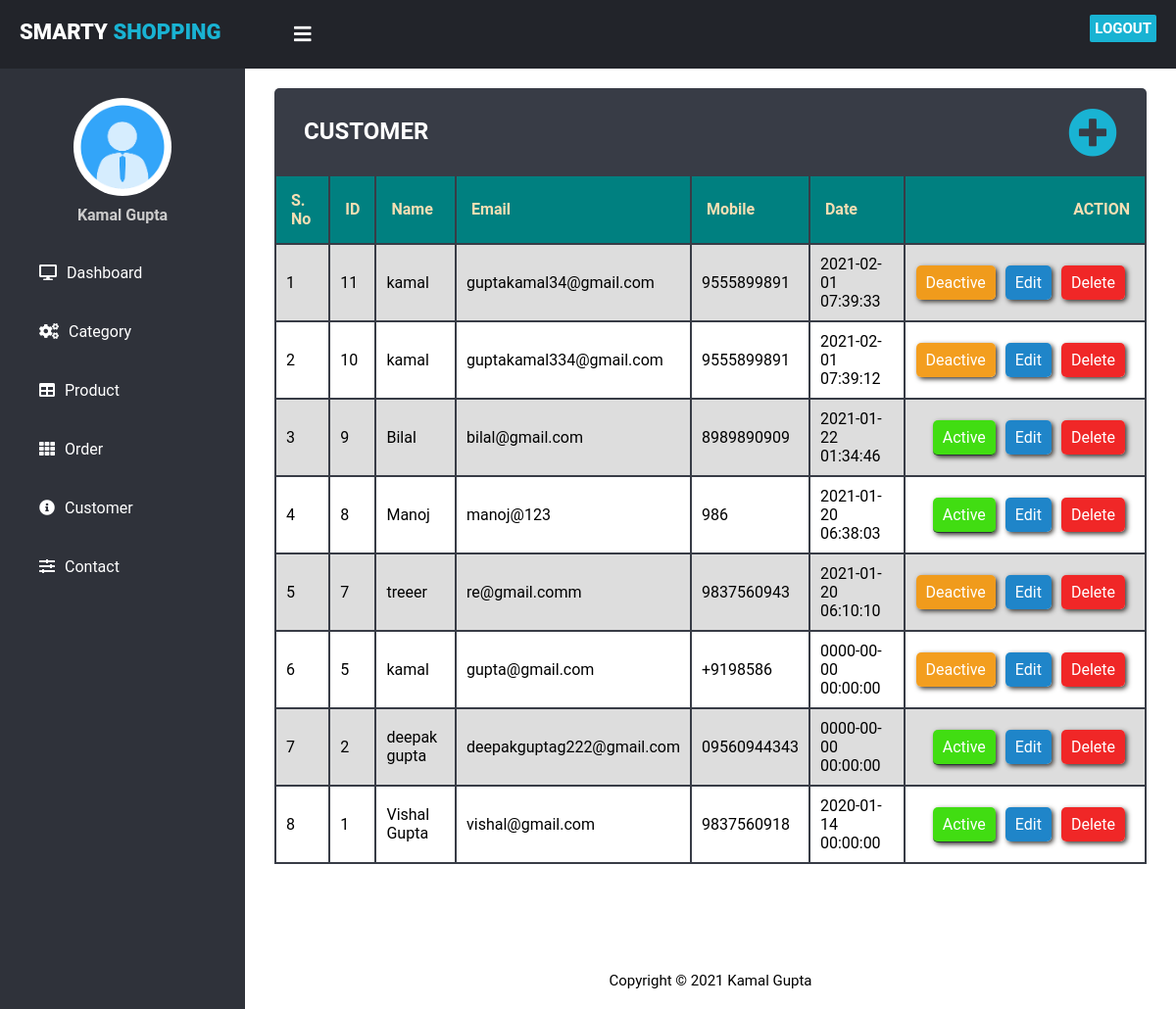
Page /AdminSmartyShopping/customer.php (signed in) on the earlier database version.
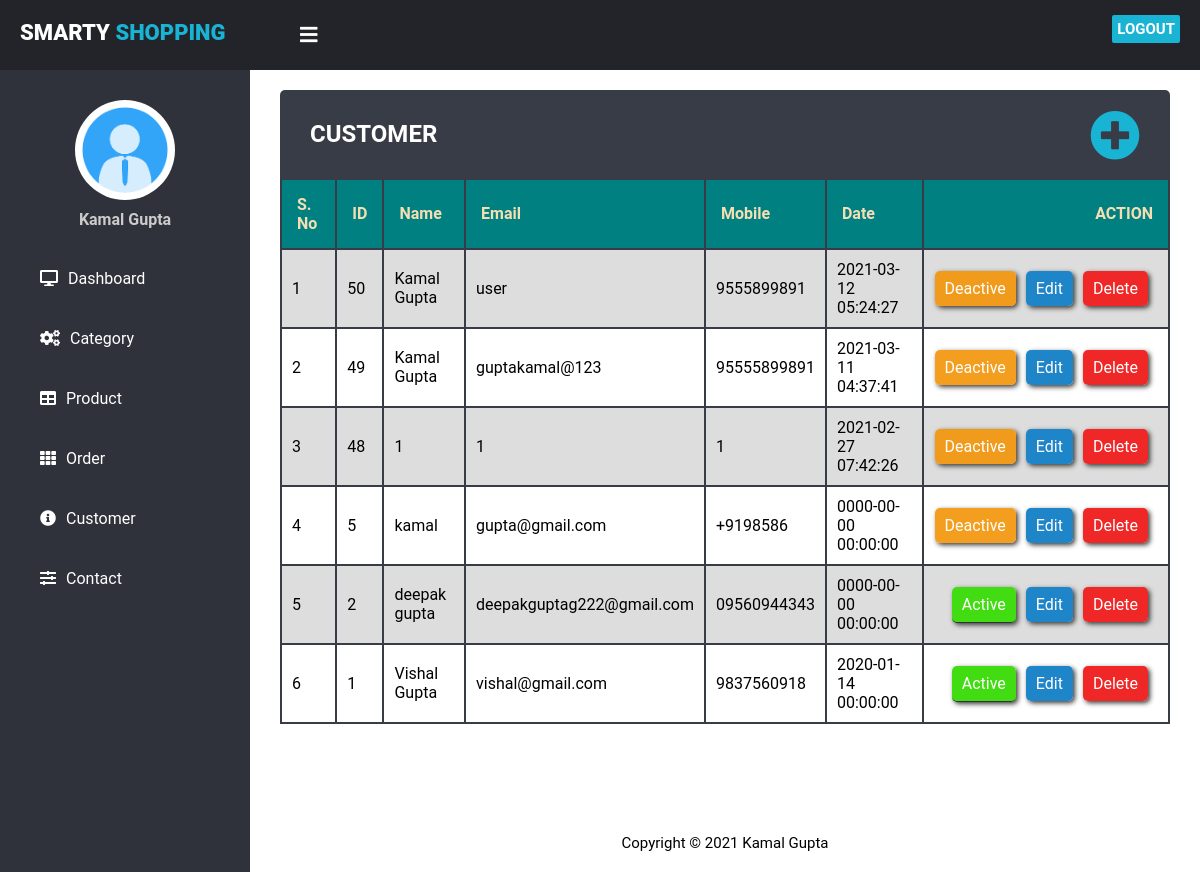
Same page on the later database version.
### tables this page shows
CREATE TABLE `users` (
  `id` int(11) NOT NULL,
  `name` varchar(255) NOT NULL,
  `password` varchar(50) NOT NULL,
  `email` varchar(50) NOT NULL,
  `mobile` varchar(15) NOT NULL,
  `address` varchar(200) NOT NULL,
  `added_on` datetime NOT NULL,
  `status` tinyint(4) NOT NULL
);

### AdminSmartyShopping/customer.php (the view, shortened to what this page needs)
<?php
  require('top.php');
$sql="select * from users order by id desc";
$res=mysqli_query($con,$sql);
$count=mysqli_num_rows($res);
?>
    <div class="content">
        <div class="content-header">
            <div class="subheader">
                <h2>CUSTOMER</h2>
                <a href="manage-customer.php"><i class="fa fa-plus-circle" aria-hidden="true"></i></a>
            </div>
            <table>
                <tr>
                    <th>S. No </th>
                    <th>ID</th>
                    <th>Name</th>
                    <th>Email</th>
                    <th>Mobile</th>
                    <th>Date</th>
                    <th ><div class="action-body">ACTION</div></th>
                </tr>
                <?php
                if($count>0){
                $i=1;
                while($row=mysqli_fetch_assoc($res)){
                ?>
                <tr>
                    <td><?php echo $i;?></td>
                    <td><?php echo $row['id'];?></td>
                    <td><?php echo $row['name'];?></td>
                    <td><?php echo $row['email'];?></td>
                    <td><?php echo $row['mobile'];?></td>
                    <td><?php echo $row['added_on'];?></td>
                    <td ><div class="action-body">
                    <?php
                    if($row['status']==1){
                        echo "<span class='btn active'><a href='?type=status&operation=deactive&id=".$row['id']."'>Active</a></span>";
                    }else{
                        echo"<span class='btn deactive'><a href='?type=status&operation=active&id=".$row['id']."' >Deactive</a></span>";
                    }
                        echo "<span class='btn edit'><a href='manage-customer.php?id=".$row['id']."'>Edit</a></span>";
                        echo "<span class='btn delete'><a href='?type=delete&id=".$row['id']."' onclick='alertbox()'>Delete</a></span>";
                        ?></div>
                    </td>
                </tr>
                <?php
                  $i++;
                  }  } else {
                  ?>
                  <tr>
                     <td colspan="7" align="center">No Records Found!</td>
                  </tr>
                  <?php
                     }
                  ?>
            </table>
        </div>
    </div>
 <?php
  include('footer.php');
?>

### AdminSmartyShopping/top.php (shortened to what this page needs)
<!DOCTYPE html>
<html lang="en" dir="ltr">
  <head>
    <link rel="stylesheet" href="css/style.css">
    <link rel="stylesheet" href="https://cdnjs.cloudflare.com/ajax/libs/font-awesome/5.12.1/css/all.min.css">
  </head>
  <body>
    <header>
        <label for="check">
          <i class="fas fa-bars" id="sidebar_btn"></i>
        </label>
        <div class="left_area">
          <h3>Smarty <span>Shopping</span></h3>
        </div>
        <div class="right_area">
          <a href="logout.php" class="logout_btn">Logout</a>
        </div>
    </header>
    <div class="sidebar" id="sidebar">
      <div class="profile_info">
        <img src="../media/admin/admin1.png" class="profile_image" alt="">
        <h4><?php echo $_SESSION['ADMIN_NAME']; ?></h4>
      </div>
      <a href="index.php" class="a"><i class="fas fa-desktop"></i><span>Dashboard</span></a>
      <a href="category.php" class="a"><i class="fas fa-cogs"></i><span>Category</span></a>
      <a href="product.php" class="a" ><i class="fas fa-table"></i><span>Product</span></a>
      <a href="#" class="a"><i class="fas fa-th"></i><span>Order</span></a>
      <a href="customer.php" class="a"><i class="fas fa-info-circle"></i><span>Customer</span></a>
      <a href="contact.php" class="a"><i class="fas fa-sliders-h"></i><span>Contact</span></a>
    </div>
  </body>
</html>

### AdminSmartyShopping/footer.php
 <div class="content">
<footer>
Copyright &copy; <?php echo date('Y')?> Kamal Gupta
</footer>
</div>

### AdminSmartyShopping/css/style.css (style rules this page uses)
body { margin: 0; padding: 0; font-family: "Roboto", sans-serif; }
header { z-index: 1; position: fixed; background: #22242A; padding: 20px; width: calc(100% - 0%); top: 0; height: 30px; }
.left_area h3 { color: #fff; margin: 0; text-transform: uppercase; font-size: 22px; font-weight: 900; }
.left_area span { color: #19B3D3; }
.logout_btn { padding: 5px; background: #19B3D3; text-decoration: none; float: right; margin-top: -30px; margin-right: 40px; border-radius: 2px; font-size: 15px; font-weight: 600; color: #fff; transition: 0.5s; transition-property: background; text-transform: uppercase; }
.sidebar { z-index: 1; top: 0; background: #2f323a; margin-top: 70px; padding-top: 30px; position: fixed; left: 0; width: 250px; height: calc(100% - 9%); transition: 0.5s; transition-property: left; overflow-y: auto; }
.profile_info { display: flex; flex-direction: column; justify-content: center; align-items: center; }
.sidebar .profile_info .profile_image { width: 100px; height: 100px; border-radius: 100px; margin-bottom: 10px; }
.sidebar .profile_info h4 { color: #ccc; margin-top: 0; margin-bottom: 20px; }
.sidebar a { color: #fff; display: block; width: 100%; line-height: 60px; text-decoration: none; padding-left: 40px; box-sizing: border-box; transition: 0.5s; transition-property: background; }
.sidebar a:hover, .active { background: #19B3D3; border-bottom: 1px solid #2f323a; }
.sidebar i { padding-right: 10px; }
label #sidebar_btn { z-index: 1; color: #fff; position: fixed; cursor: pointer; left: 300px; font-size: 20px; margin: 5px 0; transition: 0.5s; transition-property: color; }
.content { width: (100% - 250px); margin-top: 60px; padding: 20px; margin-left: 250px; transition: 0.5s; }
footer { text-align: center; font-size: 15px; left: 50%; }
.content .content-header { margin: 10px; }
.content .subheader { background-color: #383c46; padding: 10px 30px; border-top-right-radius: 5px; border-top-left-radius: 5px; }
.content .subheader a { float: right; font-size: 50px; margin-top: -60px; color:#19B3D3; }
.content .subheader h2 { color: white; }
table { border-collapse: collapse; width: 100%; overflow: hidden; }
th { background-color: teal; padding: 15px; border: 2px solid #383c46; text-align: left; color: wheat; }
td { border: 2px solid #383c46; text-align: left; padding: 10px; }
.action-body { float: right; }
tr:nth-child(even) { background-color: #dddddd; }
td .btn { padding: 8px 10px; margin-RIGHT: 10px; border-radius: 5px; box-shadow: 2px 2px 5px rgb(58, 55, 51); }
td .active { background-color: rgba(65, 221, 18); }
td .deactive { background-color: #f3970dec; }
td .edit { background-color: rgb(31, 133, 201); }
td .delete { background-color: rgb(240, 39, 39); }
td span a { text-decoration: none; color: white; }

Differences in the rows shown:
removed users: id "11", name "kamal", email "guptakamal34@gmail.com", mobile "9555899891", added_on "2021-02-01 07:39:33"
removed users: id "10", name "kamal", email "guptakamal334@gmail.com", mobile "9555899891", added_on "2021-02-01 07:39:12"
removed users: id "9", name "Bilal", email "bilal@gmail.com", mobile "8989890909", added_on "2021-01-22 01:34:46"
removed users: id "8", name "Manoj", email "manoj@123", mobile "986", added_on "2021-01-20 06:38:03"
removed users: id "7", name "treeer", email "re@gmail.comm", mobile "9837560943", added_on "2021-01-20 06:10:10"
added users: id "50", name "Kamal Gupta", email "user", mobile "9555899891", added_on "2021-03-12 05:24:27"
added users: id "49", name "Kamal Gupta", email "guptakamal@123", mobile "95555899891", added_on "2021-03-11 04:37:41"
added users: id "48", name "1", email "1", mobile "1", added_on "2021-02-27 07:42:26"
